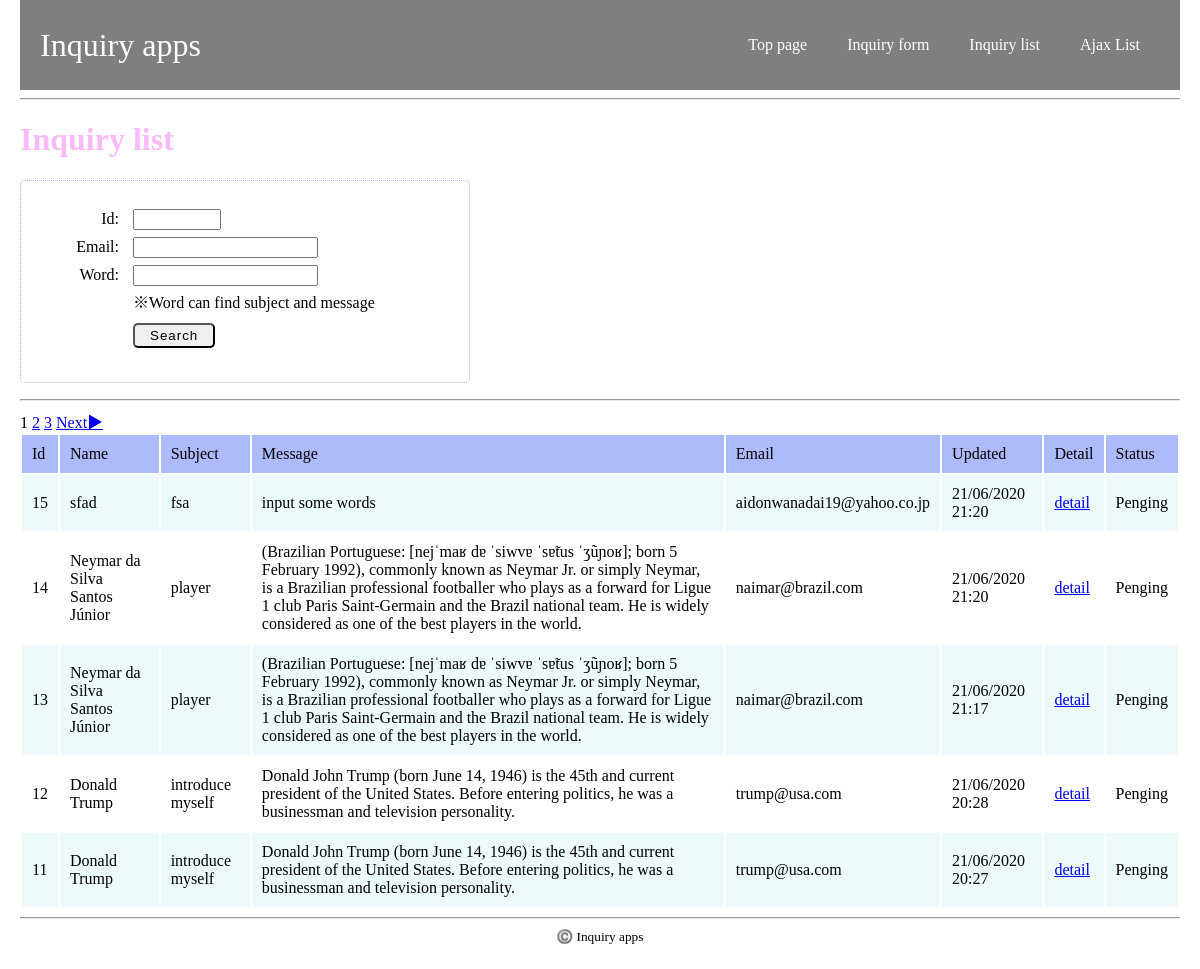
The app's page /inquiry/list/, older data.
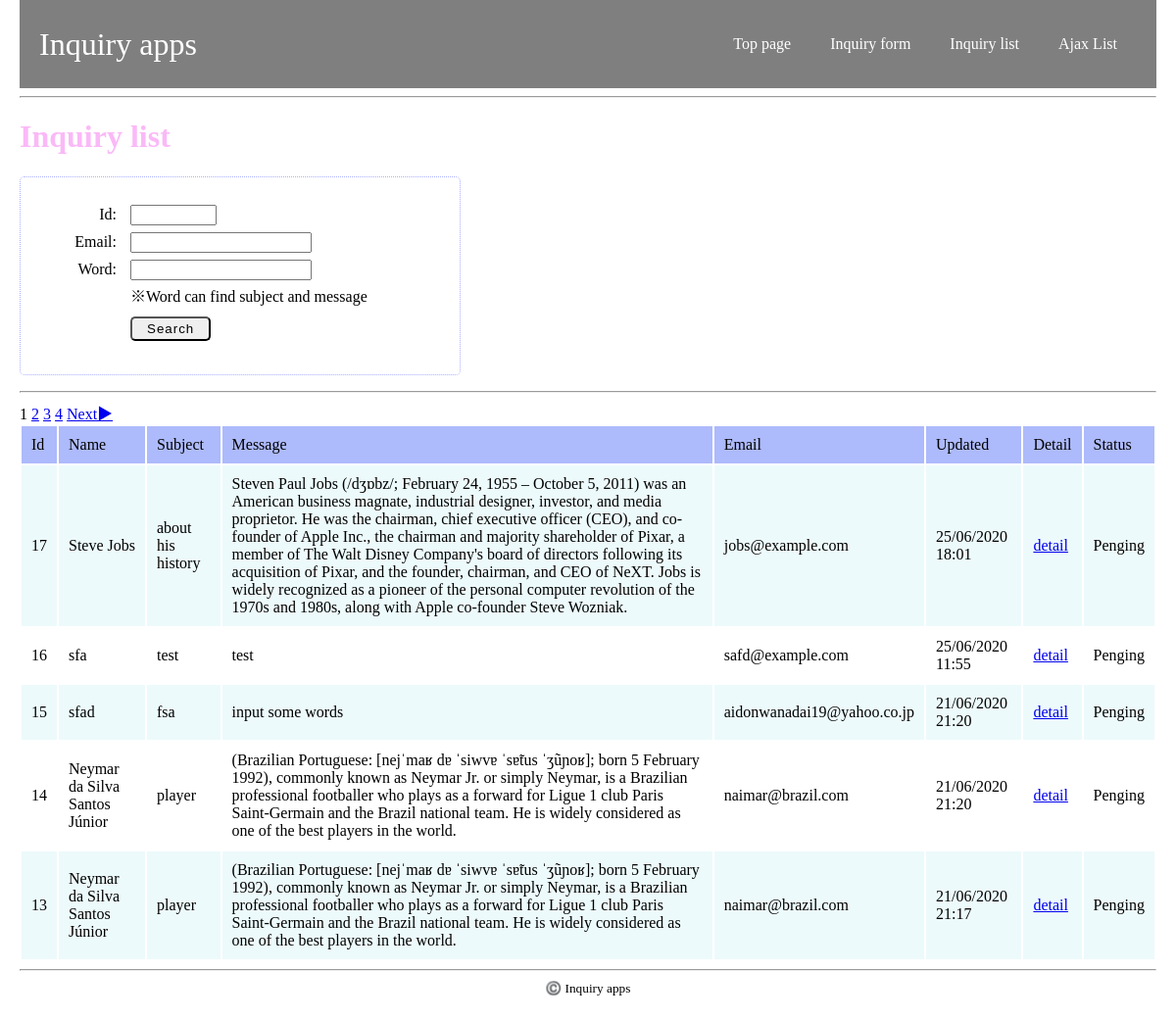
The same page, newer data.
### inquiry_apps/models.py (models this page shows, shortened)
class Inquiry(models.Model):
    class Meta:
        db_table = 'inquiry'
    name = models.CharField(verbose_name='name',
                                max_length=255)
    subject = models.CharField(verbose_name='subject',
                                max_length=255)
    message = models.CharField(verbose_name='message',
                                max_length=500)
    email = models.EmailField(verbose_name='email')
    created_at = models.DateTimeField(verbose_name='created_at',
                                        auto_now_add=True)
    updated_at = models.DateTimeField(verbose_name='updated_at',
                                        auto_now_add=True)
    class InquiryStatus():
        Pending = 0
        Ignore = 1
        Completed = 2
    INQUIRY_STATUS_CHOICES = [
        (InquiryStatus.Pending, 'Pending'),
        (InquiryStatus.Ignore, 'Ignore'),
        (InquiryStatus.Completed, 'Completed'),
    ]
    inquiry_status = models.IntegerField(
        verbose_name='inquiry_status',
        choices=INQUIRY_STATUS_CHOICES,
        default=0
    )

### inquiry_apps/views.py (the view)
# urls.py: path('inquiry/list/', views.inquiry_list, name='inquiry_list'),
@require_http_methods(['GET'])
def inquiry_list(request):
    qs = Inquiry.objects.order_by('-updated_at')
    form = InquiryFindForm(request.GET)
    if not form.is_valid():
        return render(request, 'inquiry_apps/inquiry_list.html', {'form': form})
    if form.is_valid():
        id_int = form.cleaned_data['id']
        email_str = form.cleaned_data['email']
        page_int = form.cleaned_data['page']
        word_str = form.cleaned_data['word']
    if email_str is not None:
        qs = qs.filter(email__contains=email_str)
    if id_int is not None:
        qs = qs.filter(id=id_int)
    if word_str is not None:
        qs = qs.filter(Q(subject__contains=word_str) |
                        Q(message__contains=word_str))
    next_page_href = _some_page_href(id_int, email_str, page_int+1, word_str)
    prev_page_href = _some_page_href(id_int, email_str, page_int-1, word_str)
    paginator = Paginator(qs, 5)
    try:
        inquiries_page = paginator.page(page_int)
    except EmptyPage:
        raise Http404('Page does not exist')
    context = {
        'form': form,
        'inquiries_page': inquiries_page,
        'search_email': email_str,
        'next_page_href': next_page_href,
        'prev_page_href': prev_page_href,
    }
    template = loader.get_template('inquiry_apps/inquiry_list.html')
    return HttpResponse(template.render(context, request))

### inquiry_apps/forms.py
class InquiryFindForm(forms.Form):
    id = forms.IntegerField(required=False,
                                min_value=1,
                                max_value=100000)
    email = forms.CharField(required=False,
                                max_length=255)
    page = forms.IntegerField(required=False,
                                max_value=10000,
                                min_value=1,)
    word = forms.CharField(required=False,
                            max_length=1000)
    def clean(self):
        cleaned_data = super().clean()
        return cleaned_data
    def clean_id(self):
        find_id = self.cleaned_data['id']
        return find_id
    def clean_email(self):
        email = self.cleaned_data['email']
        return email
    def clean_page(self):
        page =self.cleaned_data['page']
        if page == None:
            page = 1
        return page
    def clean_word(self):
        word = self.cleaned_data['word']
        return word

### inquiry_apps/views.py (called while the page is built)
def _some_page_href(id, email, current_page, word):
    params = []
    if id:
        params.append('id=%s' % urllib.parse.quote(str(id)))
    if email:
        params.append('email=%s' % urllib.parse.quote(email))
    if current_page:
        params.append('page=%s' % urllib.parse.quote(str(current_page)))
    if word:
        params.append('word=%s' % urllib.parse.quote(word))
    return '?' + '&'.join(params)

### inquiry_apps/templates/inquiry_apps/inquiry_list.html (shortened to what this page needs)
{% extends 'inquiry_apps/base.html' %}
{% block content %}
<h1>Inquiry list</h1>
<form method="get">
    <ul class="search_inquiry_form">
        <li>
            <label for="id">Id:</label>
            <span class="input_field">{{ form.id }}{{ form.id.errors }}</span>
        </li>
        <li>
            <label for="">Email:</label>
            <span class="input_field">{{ form.email }}{{ form.email.erros }}</span>
        </li>
        <li>
            <label for="">Word:</label>
            <span class="input_field">{{ form.word }}{{ form.word.erros }}</span>
        </li>
        <li>
            <span>※Word can find subject and message</span>
        </li>
        <li>
            <button type="submit" class="btn">Search</button>
        </li>
    </ul>
</form>
<hr>
{% for num in inquiries_page.paginator.page_range %}
{% if inquiries_page.number == num %}
<span>{{ num }}</span>
{% else %}
<a href="?email={{ search_email }}&page={{ num }}">{{ num }}</a>
{% endif %}
{% endfor %}
{% if inquiries_page.has_next %}
<a href="{{ next_page_href }}">Next▶︎</a>
{% endif %}
<table class="inquiry_list_table">
    <thead>
        <tr>
            <td>Id</td>
            <td>Name</td>
            <td>Subject</td>
            <td>Message</td>
            <td>Email</td>
            <td>Updated</td>
            <td>Detail</td>
            <td>Status</td>
        </tr>
    </thead>
    <tbody>
        {% for inquiry in inquiries_page %}
        <tr>
            <td>{{ inquiry.id }}</td>
            <td><div class="container"><span>Name</span><span>{{ inquiry.name }}</span></div></td>
            <td><div class="container"><span>Subject</span><span>{{ inquiry.subject }}</span></div></td>
            <td><div class="container"><span>Message</span><span>{{ inquiry.message }}</span></div></td>
            <td><div class="container"><span>Email</span><span>{{ inquiry.email }}</span></div></td>
            <td><div class="container"><span>Updated</span><span>{{ inquiry.updated_at|date:"j/m/Y H:i " }}</span></div></td>
            <td><div class="container"><span>Detail</span><span><a href="{% url 'inquiry_apps:comment_list' inquiry.id %}">detail</a></span></div></td>
            <td>
                <div class="container"><span>Status</span><span>
                {% if inquiry.inquiry_status == inquiry.InquiryStatus.Pending %}
                Penging
                {% elif inquiry.inquiry_status == inquiry.InquiryStatus.Ignore %}
                Ignore
                {% else %}
                Competed
                {% endif %}
                </span></div>
            </td>
        </tr>
        {% endfor %}
    </tbody>
</table>
{% endblock %}

### inquiry_apps/templates/inquiry_apps/base.html (shortened to what this page needs)
{% load static %}
<!doctype html>
<html lang="ja">
<head>
    <link rel="stylesheet" href="{% static 'inquiry_apps/css/base.css' %}">
</head>
<body>
    <header class="header">
        <div class="header-bg">
            <div class="header-cat">
                <div class="header-logo">
                    <a href="/">Inquiry apps</a>
                </div>
                <nav class="header-navi">
                    <div class="header-navi-wrap">
                        <ul class="header-navi-list">
                            <li class="header-navi-item"><a href="/">Top page</a></li>
                            <li class="header-navi-item"><a href="{% url 'inquiry_apps:inquiry_add' %}">Inquiry form</a></li>
                            <li class="header-navi-item"><a href="{% url 'inquiry_apps:inquiry_list' %}">Inquiry list</a></li>
                            <li class="header-navi-item"><a href="">Ajax List</a></li>
                        </ul>
                    </div>
                </nav>
            </div>
        </div>
    </header>
    <div class="content">
        <hr>
        {% block content %}
        {% endblock %}
    </div>
    <hr>
    <div class="footer">
        <small class="copy-right">©️ Inquiry apps</small>
    </div>
</body>
</html>

### inquiry_apps/static/inquiry_apps/css/base.css (style rules this page uses)
html { font-size: 16px; }
body { margin: 0 20px; }
ul, ol { list-style: none; }
h1 { color: rgba(241, 70, 233, 0.377); }
.header { width: 100%; left: 0; top: 0; z-index: 1000; background-color: rgb(000,000,000,.5); }
.header-bg { position: relative; z-index: 2; padding: 20px; flex-wrap: wrap; }
.header-logo a { font-family: cursive; display: block; text-decoration: none; font-size: 2rem; color: #fff; }
.header-cat { display: flex; flex-wrap: wrap; justify-content: space-between; align-items: center; }
.header-navi-list { display: flex; }
.header-navi a { text-decoration: none; padding-left: 20px; padding-right: 20px; font-size: 1rem; color: #fff; }
.search_inquiry_form { width: 400px; padding: 1.5em; border: 1px dotted #aaafff; border-radius: 5px; }
.search_inquiry_form li label { display: inline-block; width: 64px; margin: 5px 10px; text-align: right; }
.search_inquiry_form li button { margin: 10px 0; }
table tr td { padding: 10px; }
.inquiry_list_table thead { background: rgba(55, 55, 255, .4); }
.inquiry_list_table tr:nth-child(odd) td { background: rgba(161, 230, 233, 0.192); }
.btn { padding: 3px 15px; border-radius: 5px; letter-spacing: 1px; }
.footer { text-align: center; }

Row changes from the older to the newer data that the page shows:
no longer on this page (row unchanged): Inquiry: id "12", name "Donald Trump", subject "introduce myself", message "Donald John Trump (born June 14, 1946) is the 45th and current president of the United States. Before entering politics, he was a businessman and television personality.", email "trump@usa.com", updated_at "21/06/2020 20:28", inquiry_status "Penging"
no longer on this page (row unchanged): Inquiry: id "11", name "Donald Trump", subject "introduce myself", message "Donald John Trump (born June 14, 1946) is the 45th and current president of the United States. Before entering politics, he was a businessman and television personality.", email "trump@usa.com", updated_at "21/06/2020 20:27", inquiry_status "Penging"
added Inquiry: id "17", name "Steve Jobs", subject "about his history", message "Steven Paul Jobs (/dʒɒbz/; February 24, 1955 – October 5, 2011) was an American business magnate, industrial designer, investor, and media proprietor. He was the chairman, chief executive officer (CEO), and co-founder of Apple Inc., the chairman and majority shareholder of Pixar, a member of The Walt Disney Company's board of directors following its acquisition of Pixar, and the founder, chairman, and CEO of NeXT. Jobs is widely recognized as a pioneer of the personal computer revolution of the 1970s and 1980s, along with Apple co-founder Steve Wozniak.", email "jobs@example.com", updated_at "25/06/2020 18:01", inquiry_status "Penging"
added Inquiry: id "16", name "sfa", subject "test", message "test", email "safd@example.com", updated_at "25/06/2020 11:55", inquiry_status "Penging"
Text that changed along with them:
new list line: "4"
